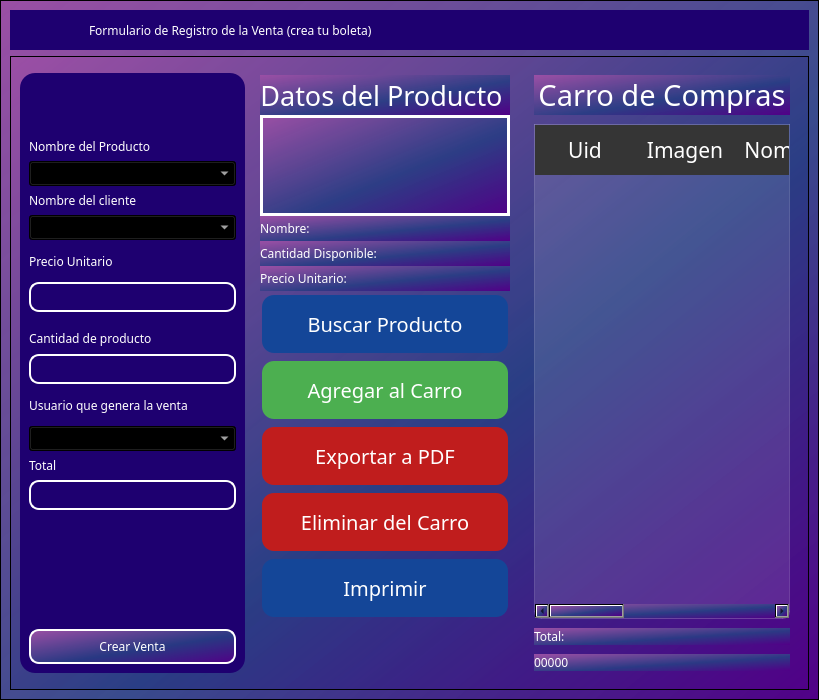
<?xml version="1.0" encoding="UTF-8"?>
<ui version="4.0">
 <class>MainWindow</class>
 <widget class="QMainWindow" name="MainWindow">
  <property name="geometry">
   <rect>
    <x>0</x>
    <y>0</y>
    <width>819</width>
    <height>700</height>
   </rect>
  </property>
  <property name="windowTitle">
   <string>MainWindow</string>
  </property>
  <property name="toolTipDuration">
   <number>-1</number>
  </property>
  <property name="styleSheet">
   <string notr="true"/>
  </property>
  <widget class="QWidget" name="centralwidget">
   <property name="styleSheet">
    <string notr="true"/>
   </property>
   <layout class="QVBoxLayout" name="verticalLayout">
    <property name="spacing">
     <number>0</number>
    </property>
    <property name="leftMargin">
     <number>0</number>
    </property>
    <property name="topMargin">
     <number>0</number>
    </property>
    <property name="rightMargin">
     <number>0</number>
    </property>
    <property name="bottomMargin">
     <number>0</number>
    </property>
    <item>
     <widget class="QFrame" name="frame">
      <property name="enabled">
       <bool>true</bool>
      </property>
      <property name="styleSheet">
       <string notr="true">font-family: Noto Sans SC;
background-color: qlineargradient(spread:pad, x1:1, y1:1, x2:0, y2:0, stop:0 rgba(81, 0, 135, 255), stop:0.427447 rgba(41, 61, 132, 235), stop:1 rgba(155, 79, 165, 255));
</string>
      </property>
      <property name="frameShape">
       <enum>QFrame::StyledPanel</enum>
      </property>
      <property name="frameShadow">
       <enum>QFrame::Raised</enum>
      </property>
      <layout class="QVBoxLayout" name="verticalLayout_2">
       <item>
        <widget class="QFrame" name="frame_superior">
         <property name="minimumSize">
          <size>
           <width>0</width>
           <height>40</height>
          </size>
         </property>
         <property name="maximumSize">
          <size>
           <width>16777215</width>
           <height>40</height>
          </size>
         </property>
         <property name="styleSheet">
          <string notr="true">QPushButton{
	border-radius:18px;
}

QPushButton:hover{
	background-color: rgb(0, 0, 0);
}
QFrame{
	border-radius:25px;
 	background-color: #1E0070;
}</string>
         </property>
         <property name="frameShape">
          <enum>QFrame::StyledPanel</enum>
         </property>
         <property name="frameShadow">
          <enum>QFrame::Raised</enum>
         </property>
         <layout class="QHBoxLayout" name="horizontalLayout_3">
          <property name="spacing">
           <number>4</number>
          </property>
          <property name="leftMargin">
           <number>0</number>
          </property>
          <property name="topMargin">
           <number>0</number>
          </property>
          <property name="rightMargin">
           <number>0</number>
          </property>
          <property name="bottomMargin">
           <number>0</number>
          </property>
          <item>
           <spacer name="horizontalSpacer">
            <property name="orientation">
             <enum>Qt::Horizontal</enum>
            </property>
            <property name="sizeType">
             <enum>QSizePolicy::Fixed</enum>
            </property>
            <property name="sizeHint" stdset="0">
             <size>
              <width>25</width>
              <height>15</height>
             </size>
            </property>
           </spacer>
          </item>
          <item>
           <widget class="QPushButton" name="pushButton">
            <property name="maximumSize">
             <size>
              <width>50</width>
              <height>35</height>
             </size>
            </property>
            <property name="styleSheet">
             <string notr="true">QPushButton{
 	background-color: #1E0070;
}</string>
            </property>
            <property name="text">
             <string/>
            </property>
            <property name="icon">
             <iconset>
              <normalon>../image/ventas.png</normalon>
             </iconset>
            </property>
            <property name="iconSize">
             <size>
              <width>35</width>
              <height>25</height>
             </size>
            </property>
           </widget>
          </item>
          <item>
           <widget class="QLabel" name="label_2">
            <property name="layoutDirection">
             <enum>Qt::LeftToRight</enum>
            </property>
            <property name="styleSheet">
             <string notr="true">color:white;
font: 12pt &quot;MS Shell Dlg 2&quot;;</string>
            </property>
            <property name="text">
             <string>Formulario de Registro de la Venta (crea tu boleta)</string>
            </property>
            <property name="scaledContents">
             <bool>false</bool>
            </property>
            <property name="alignment">
             <set>Qt::AlignLeading|Qt::AlignLeft|Qt::AlignVCenter</set>
            </property>
            <property name="margin">
             <number>0</number>
            </property>
           </widget>
          </item>
          <item>
           <widget class="QPushButton" name="bt_minimize">
            <property name="minimumSize">
             <size>
              <width>38</width>
              <height>38</height>
             </size>
            </property>
            <property name="maximumSize">
             <size>
              <width>38</width>
              <height>38</height>
             </size>
            </property>
            <property name="styleSheet">
             <string notr="true">
 	background-color: #1E0070;

</string>
            </property>
            <property name="text">
             <string/>
            </property>
            <property name="icon">
             <iconset>
              <normaloff>image/minus.svg</normaloff>image/minus.svg</iconset>
            </property>
            <property name="iconSize">
             <size>
              <width>38</width>
              <height>38</height>
             </size>
            </property>
           </widget>
          </item>
          <item>
           <widget class="QPushButton" name="bt_maximize">
            <property name="minimumSize">
             <size>
              <width>38</width>
              <height>38</height>
             </size>
            </property>
            <property name="maximumSize">
             <size>
              <width>38</width>
              <height>38</height>
             </size>
            </property>
            <property name="styleSheet">
             <string notr="true">
 	background-color: #1E0070;

</string>
            </property>
            <property name="text">
             <string/>
            </property>
            <property name="icon">
             <iconset>
              <normaloff>image/chevron-up.svg</normaloff>image/chevron-up.svg</iconset>
            </property>
            <property name="iconSize">
             <size>
              <width>38</width>
              <height>38</height>
             </size>
            </property>
           </widget>
          </item>
          <item>
           <widget class="QPushButton" name="bt_normal">
            <property name="minimumSize">
             <size>
              <width>38</width>
              <height>38</height>
             </size>
            </property>
            <property name="maximumSize">
             <size>
              <width>38</width>
              <height>38</height>
             </size>
            </property>
            <property name="styleSheet">
             <string notr="true">
 	background-color: #1E0070;

</string>
            </property>
            <property name="text">
             <string/>
            </property>
            <property name="icon">
             <iconset>
              <normaloff>image/chevron-down.svg</normaloff>image/chevron-down.svg</iconset>
            </property>
            <property name="iconSize">
             <size>
              <width>38</width>
              <height>38</height>
             </size>
            </property>
           </widget>
          </item>
          <item>
           <widget class="QPushButton" name="bt_close">
            <property name="minimumSize">
             <size>
              <width>38</width>
              <height>38</height>
             </size>
            </property>
            <property name="maximumSize">
             <size>
              <width>38</width>
              <height>38</height>
             </size>
            </property>
            <property name="styleSheet">
             <string notr="true">
 	background-color: #1E0070;

</string>
            </property>
            <property name="text">
             <string/>
            </property>
            <property name="icon">
             <iconset>
              <normaloff>image/x.svg</normaloff>image/x.svg</iconset>
            </property>
            <property name="iconSize">
             <size>
              <width>38</width>
              <height>38</height>
             </size>
            </property>
           </widget>
          </item>
         </layout>
        </widget>
       </item>
       <item>
        <widget class="QFrame" name="frame_3">
         <property name="frameShape">
          <enum>QFrame::StyledPanel</enum>
         </property>
         <property name="frameShadow">
          <enum>QFrame::Raised</enum>
         </property>
         <layout class="QHBoxLayout" name="horizontalLayout_4">
          <item>
           <layout class="QVBoxLayout" name="verticalLayout_4">
            <item>
             <widget class="QFrame" name="frame_4">
              <property name="maximumSize">
               <size>
                <width>500</width>
                <height>600</height>
               </size>
              </property>
              <property name="styleSheet">
               <string notr="true">QLabel {
	color: rgb(255, 255, 254);
	font: 12pt &quot;Arial&quot;;
	background-color: rgba(0, 0, 0,0);
}


QLineEdit{
background-color: rgba(0, 0, 0,0);
border-radius:10px; 
font: 12pt &quot;Arial&quot;;
color: rgb(255, 255, 254);
border: 2px solid  rgb(255, 255, 255);

}

QLineEdit:hover{
background-color: rgba(0, 0, 0,0);
border-radius:10px; 
font: 12pt &quot;Arial&quot;;
border: 2px solid  rgb(120, 0, 171);
}

QLineEdit:focus{
background-color: rgb(0, 0, 0);
border-radius:10px; 
font: 12pt &quot;Arial&quot;;
border: 2px solid rgb(120, 0, 171);
}

QCheckBox{
	font: 12pt &quot;Arial&quot;;
	color: rgb(255, 255, 255);
}

QCheckBox::indicator {
    width: 18px;
    height:18px;
}

QCheckBox::indicator:unchecked {
   background-image: url(image/square.svg);
}

QCheckBox::indicator:checked {
   background-image: url(image/check-square.svg);
}

QPushButton{
border-radius:10px; 
font: 12pt &quot;Arial&quot;;
color: rgb(255, 255, 254);
border: 2px solid #ffffff;
}

QPushButton:hover{
border-radius:10px; 
font: 12pt &quot;Arial&quot;;
color: rgb(255, 255, 255);
border: 2px solid rgb(120, 0, 171);
	background-color: rgb(120, 0, 171);
}
QFrame{
 	background-color: #1E0070;
	border-radius:15px; 
}
</string>
              </property>
              <property name="frameShape">
               <enum>QFrame::StyledPanel</enum>
              </property>
              <property name="frameShadow">
               <enum>QFrame::Raised</enum>
              </property>
              <layout class="QVBoxLayout" name="verticalLayout_3">
               <property name="leftMargin">
                <number>9</number>
               </property>
               <item>
                <spacer name="verticalSpacer_3">
                 <property name="orientation">
                  <enum>Qt::Vertical</enum>
                 </property>
                 <property name="sizeHint" stdset="0">
                  <size>
                   <width>20</width>
                   <height>40</height>
                  </size>
                 </property>
                </spacer>
               </item>
               <item>
                <widget class="QLabel" name="label_4">
                 <property name="text">
                  <string>Nombre del Producto</string>
                 </property>
                </widget>
               </item>
               <item>
                <widget class="QComboBox" name="comboboxproduct">
                 <property name="cursor">
                  <cursorShape>PointingHandCursor</cursorShape>
                 </property>
                 <property name="styleSheet">
                  <string notr="true">color: rgb(255, 255, 255);</string>
                 </property>
                 <item>
                  <property name="text">
                   <string/>
                  </property>
                 </item>
                </widget>
               </item>
               <item>
                <widget class="QLabel" name="label">
                 <property name="text">
                  <string>Nombre del cliente</string>
                 </property>
                </widget>
               </item>
               <item>
                <widget class="QComboBox" name="comboboxclient">
                 <property name="styleSheet">
                  <string notr="true">color: rgb(255, 255, 255);</string>
                 </property>
                </widget>
               </item>
               <item>
                <widget class="QLabel" name="label_7">
                 <property name="minimumSize">
                  <size>
                   <width>0</width>
                   <height>30</height>
                  </size>
                 </property>
                 <property name="text">
                  <string>Precio Unitario</string>
                 </property>
                </widget>
               </item>
               <item>
                <widget class="QLineEdit" name="unitpricetxt">
                 <property name="enabled">
                  <bool>false</bool>
                 </property>
                 <property name="minimumSize">
                  <size>
                   <width>0</width>
                   <height>30</height>
                  </size>
                 </property>
                 <property name="sizeIncrement">
                  <size>
                   <width>0</width>
                   <height>35</height>
                  </size>
                 </property>
                 <property name="baseSize">
                  <size>
                   <width>0</width>
                   <height>35</height>
                  </size>
                 </property>
                </widget>
               </item>
               <item>
                <widget class="QLabel" name="label_9">
                 <property name="minimumSize">
                  <size>
                   <width>0</width>
                   <height>30</height>
                  </size>
                 </property>
                 <property name="maximumSize">
                  <size>
                   <width>16777215</width>
                   <height>20</height>
                  </size>
                 </property>
                 <property name="text">
                  <string>Cantidad de producto</string>
                 </property>
                </widget>
               </item>
               <item>
                <widget class="QLineEdit" name="quantitytxt">
                 <property name="minimumSize">
                  <size>
                   <width>0</width>
                   <height>30</height>
                  </size>
                 </property>
                 <property name="inputMethodHints">
                  <set>Qt::ImhHiddenText|Qt::ImhPreferNumbers</set>
                 </property>
                </widget>
               </item>
               <item>
                <widget class="QLabel" name="label_5">
                 <property name="minimumSize">
                  <size>
                   <width>0</width>
                   <height>30</height>
                  </size>
                 </property>
                 <property name="text">
                  <string>Usuario que genera la venta</string>
                 </property>
                </widget>
               </item>
               <item>
                <widget class="QComboBox" name="comboboxuser">
                 <property name="cursor">
                  <cursorShape>PointingHandCursor</cursorShape>
                 </property>
                 <property name="styleSheet">
                  <string notr="true">color: rgb(255, 255, 255);</string>
                 </property>
                </widget>
               </item>
               <item>
                <widget class="QLabel" name="label_8">
                 <property name="text">
                  <string>Total</string>
                 </property>
                </widget>
               </item>
               <item>
                <widget class="QLineEdit" name="totalpricetxt">
                 <property name="enabled">
                  <bool>false</bool>
                 </property>
                 <property name="minimumSize">
                  <size>
                   <width>0</width>
                   <height>30</height>
                  </size>
                 </property>
                </widget>
               </item>
               <item>
                <spacer name="verticalSpacer_4">
                 <property name="orientation">
                  <enum>Qt::Vertical</enum>
                 </property>
                 <property name="sizeHint" stdset="0">
                  <size>
                   <width>20</width>
                   <height>40</height>
                  </size>
                 </property>
                </spacer>
               </item>
               <item>
                <spacer name="verticalSpacer_5">
                 <property name="orientation">
                  <enum>Qt::Vertical</enum>
                 </property>
                 <property name="sizeHint" stdset="0">
                  <size>
                   <width>20</width>
                   <height>40</height>
                  </size>
                 </property>
                </spacer>
               </item>
               <item>
                <widget class="QPushButton" name="btn_register_sale">
                 <property name="minimumSize">
                  <size>
                   <width>0</width>
                   <height>35</height>
                  </size>
                 </property>
                 <property name="cursor">
                  <cursorShape>PointingHandCursor</cursorShape>
                 </property>
                 <property name="text">
                  <string>Crear Venta</string>
                 </property>
                 <property name="icon">
                  <iconset>
                   <normalon>../image/ventas.png</normalon>
                  </iconset>
                 </property>
                </widget>
               </item>
               <item>
                <layout class="QHBoxLayout" name="horizontalLayout_2"/>
               </item>
               <item>
                <layout class="QHBoxLayout" name="horizontalLayout"/>
               </item>
              </layout>
             </widget>
            </item>
           </layout>
          </item>
          <item>
           <layout class="QVBoxLayout" name="verticalLayout_6">
            <property name="spacing">
             <number>9</number>
            </property>
            <property name="leftMargin">
             <number>9</number>
            </property>
            <property name="topMargin">
             <number>9</number>
            </property>
            <property name="rightMargin">
             <number>9</number>
            </property>
            <property name="bottomMargin">
             <number>9</number>
            </property>
            <item>
             <layout class="QVBoxLayout" name="verticalLayout_7">
              <property name="spacing">
               <number>0</number>
              </property>
              <property name="topMargin">
               <number>0</number>
              </property>
              <property name="rightMargin">
               <number>0</number>
              </property>
              <property name="bottomMargin">
               <number>50</number>
              </property>
              <item>
               <widget class="QLabel" name="label_10">
                <property name="maximumSize">
                 <size>
                  <width>16777203</width>
                  <height>40</height>
                 </size>
                </property>
                <property name="font">
                 <font>
                  <family>Noto Sans SC</family>
                  <pointsize>20</pointsize>
                 </font>
                </property>
                <property name="styleSheet">
                 <string notr="true">color: rgb(255, 255, 255);</string>
                </property>
                <property name="text">
                 <string>Datos del Producto </string>
                </property>
                <property name="alignment">
                 <set>Qt::AlignCenter</set>
                </property>
               </widget>
              </item>
              <item>
               <widget class="QLabel" name="labelimage">
                <property name="minimumSize">
                 <size>
                  <width>50</width>
                  <height>100</height>
                 </size>
                </property>
                <property name="maximumSize">
                 <size>
                  <width>300</width>
                  <height>600</height>
                 </size>
                </property>
                <property name="styleSheet">
                 <string notr="true">QLabel#labelimage {
    border: 3px solid white; /* Puedes ajustar el grosor y color del borde */
    overflow: hidden; /* Esto asegura que la imagen no se salga del borde redondeado */
}
</string>
                </property>
                <property name="text">
                 <string/>
                </property>
               </widget>
              </item>
              <item>
               <widget class="QLabel" name="labelname">
                <property name="minimumSize">
                 <size>
                  <width>0</width>
                  <height>0</height>
                 </size>
                </property>
                <property name="maximumSize">
                 <size>
                  <width>300</width>
                  <height>25</height>
                 </size>
                </property>
                <property name="styleSheet">
                 <string notr="true">color: rgb(255, 255, 255);
font: 12pt &quot;MS Shell Dlg 2&quot;;</string>
                </property>
                <property name="text">
                 <string>Nombre:</string>
                </property>
               </widget>
              </item>
              <item>
               <widget class="QLabel" name="labelstock">
                <property name="maximumSize">
                 <size>
                  <width>300</width>
                  <height>25</height>
                 </size>
                </property>
                <property name="styleSheet">
                 <string notr="true">color: rgb(255, 255, 255);
font: 12pt &quot;MS Shell Dlg 2&quot;;</string>
                </property>
                <property name="text">
                 <string>Cantidad Disponible:</string>
                </property>
               </widget>
              </item>
              <item>
               <widget class="QLabel" name="labeluprice">
                <property name="maximumSize">
                 <size>
                  <width>300</width>
                  <height>25</height>
                 </size>
                </property>
                <property name="styleSheet">
                 <string notr="true">color: rgb(255, 255, 255);
font: 12pt &quot;MS Shell Dlg 2&quot;;</string>
                </property>
                <property name="text">
                 <string>Precio Unitario:</string>
                </property>
               </widget>
              </item>
              <item>
               <widget class="QPushButton" name="btn_update_stock">
                <property name="cursor">
                 <cursorShape>PointingHandCursor</cursorShape>
                </property>
                <property name="styleSheet">
                 <string notr="true">QPushButton {
                background-color: #144698; /* Azul Oscuro */
                border: none;
                color: white;
                padding: 15px 32px;
                text-align: center;
                text-decoration: none;
                font-size: 20px;
                margin: 4px 2px;
                border-radius: 12px;
            }
            QPushButton:hover {
                background-color: #2D005F;
            }
            QPushButton:pressed {
                background-color: #2e7031;
            }</string>
                </property>
                <property name="text">
                 <string>Buscar Producto</string>
                </property>
                <property name="icon">
                 <iconset>
                  <normalon>../image/product.png</normalon>
                 </iconset>
                </property>
               </widget>
              </item>
              <item>
               <widget class="QPushButton" name="btn_add_cart">
                <property name="cursor">
                 <cursorShape>PointingHandCursor</cursorShape>
                </property>
                <property name="styleSheet">
                 <string notr="true">QPushButton {
                background-color: #4CAF50; /* Verde */
                border: none;
                color: white;
                padding: 15px 32px;
                text-align: center;
                text-decoration: none;
                font-size: 20px;
                margin: 4px 2px;
                border-radius: 12px;
            }
            QPushButton:hover {
                background-color: #2D005F;
            }
            QPushButton:pressed {
                background-color: #2e7031;
            }</string>
                </property>
                <property name="text">
                 <string>Agregar al Carro</string>
                </property>
                <property name="icon">
                 <iconset>
                  <normalon>../image/shopping-cart.png</normalon>
                 </iconset>
                </property>
               </widget>
              </item>
              <item>
               <widget class="QPushButton" name="btn_export_pdf">
                <property name="cursor">
                 <cursorShape>PointingHandCursor</cursorShape>
                </property>
                <property name="styleSheet">
                 <string notr="true">QPushButton {
		background-color: #C01D1D; /* Rojo */
                border: none;
                color: white;
                padding: 15px 32px;
                text-align: center;
                text-decoration: none;
                font-size: 20px;
                margin: 4px 2px;
                border-radius: 12px;
            }
            QPushButton:hover {
                background-color: #2D005F;
            }
            QPushButton:pressed {
                background-color: #2e7031;
            }</string>
                </property>
                <property name="text">
                 <string>Exportar a PDF</string>
                </property>
                <property name="icon">
                 <iconset>
                  <normalon>../image/pdf.png</normalon>
                 </iconset>
                </property>
               </widget>
              </item>
              <item>
               <widget class="QPushButton" name="btn_delete_product">
                <property name="cursor">
                 <cursorShape>PointingHandCursor</cursorShape>
                </property>
                <property name="styleSheet">
                 <string notr="true">QPushButton {
		background-color: #C01D1D; /* Rojo */
                border: none;
                color: white;
                padding: 15px 32px;
                text-align: center;
                text-decoration: none;
                font-size: 20px;
                margin: 4px 2px;
                border-radius: 12px;
            }
            QPushButton:hover {
                background-color: #2D005F;
            }
            QPushButton:pressed {
                background-color: #2e7031;
            }</string>
                </property>
                <property name="text">
                 <string>Eliminar del Carro</string>
                </property>
                <property name="icon">
                 <iconset>
                  <normalon>../image/delete.png</normalon>
                 </iconset>
                </property>
               </widget>
              </item>
              <item>
               <widget class="QPushButton" name="btn_show_pdf">
                <property name="cursor">
                 <cursorShape>PointingHandCursor</cursorShape>
                </property>
                <property name="styleSheet">
                 <string notr="true">QPushButton {
                background-color: #144698; /* Azul Oscuro */
                border: none;
                color: white;
                padding: 15px 32px;
                text-align: center;
                text-decoration: none;
                font-size: 20px;
                margin: 4px 2px;
                border-radius: 12px;
            }
            QPushButton:hover {
                background-color: #2D005F;
            }
            QPushButton:pressed {
                background-color: #2e7031;
            }</string>
                </property>
                <property name="text">
                 <string>Imprimir</string>
                </property>
                <property name="icon">
                 <iconset>
                  <normalon>../image/printing.png</normalon>
                 </iconset>
                </property>
               </widget>
              </item>
             </layout>
            </item>
           </layout>
          </item>
          <item>
           <layout class="QVBoxLayout" name="verticalLayout_9">
            <property name="spacing">
             <number>9</number>
            </property>
            <property name="leftMargin">
             <number>9</number>
            </property>
            <property name="topMargin">
             <number>9</number>
            </property>
            <property name="rightMargin">
             <number>9</number>
            </property>
            <property name="bottomMargin">
             <number>9</number>
            </property>
            <item>
             <layout class="QHBoxLayout" name="horizontalLayout_5"/>
            </item>
            <item>
             <widget class="QLabel" name="label_3">
              <property name="font">
               <font>
                <family>Noto Sans SC</family>
                <pointsize>22</pointsize>
               </font>
              </property>
              <property name="layoutDirection">
               <enum>Qt::LeftToRight</enum>
              </property>
              <property name="styleSheet">
               <string notr="true">color: rgb(255, 255, 255);</string>
              </property>
              <property name="text">
               <string>Carro de Compras</string>
              </property>
              <property name="alignment">
               <set>Qt::AlignCenter</set>
              </property>
             </widget>
            </item>
            <item>
             <layout class="QVBoxLayout" name="verticalLayout_10">
              <item>
               <widget class="QTableWidget" name="table_cart">
                <property name="styleSheet">
                 <string notr="true">QTableView {
background-color: rgba(255, 255, 255, 30); 
border: 1px solid rgba(255,255,255,40);
border-bottom-right-radius: 7px; 
border-bottom-left-radius: 7px; 
color: white;
}

QHeaderView::section {
background-color: rgb(53, 53, 53);
color: white;
border: none;
height: 50px;
font-size: 16pt;
}

QTableView::item {
    border-style: none;
    border-bottom: 1px solid rgba(255,255,255,50);
    padding-left: auto;
    padding-right: auto;
}

QTableView::item:selected{
	border: none;
	color: rgb(255, 255, 255);
    background-color: rgba(255, 255, 255, 50);
}
</string>
                </property>
                <property name="editTriggers">
                 <set>QAbstractItemView::NoEditTriggers</set>
                </property>
                <column>
                 <property name="text">
                  <string>Uid</string>
                 </property>
                </column>
                <column>
                 <property name="text">
                  <string>Imagen</string>
                 </property>
                </column>
                <column>
                 <property name="text">
                  <string>Nombre</string>
                 </property>
                </column>
                <column>
                 <property name="text">
                  <string>Cantidad</string>
                 </property>
                </column>
                <column>
                 <property name="text">
                  <string>Precio U.</string>
                 </property>
                </column>
                <column>
                 <property name="text">
                  <string>Total</string>
                 </property>
                </column>
               </widget>
              </item>
              <item>
               <widget class="QLabel" name="label_6">
                <property name="styleSheet">
                 <string notr="true">color: rgb(255, 255, 255);
font: 15pt &quot;MS Shell Dlg 2&quot;;</string>
                </property>
                <property name="text">
                 <string>Total:</string>
                </property>
               </widget>
              </item>
              <item>
               <widget class="QLabel" name="labeltotal">
                <property name="styleSheet">
                 <string notr="true">color: rgb(255, 255, 255);
font: 20pt &quot;MS Shell Dlg 2&quot;;</string>
                </property>
                <property name="text">
                 <string>00000</string>
                </property>
               </widget>
              </item>
             </layout>
            </item>
           </layout>
          </item>
         </layout>
        </widget>
       </item>
      </layout>
     </widget>
    </item>
   </layout>
  </widget>
 </widget>
 <resources/>
 <connections/>
</ui>
